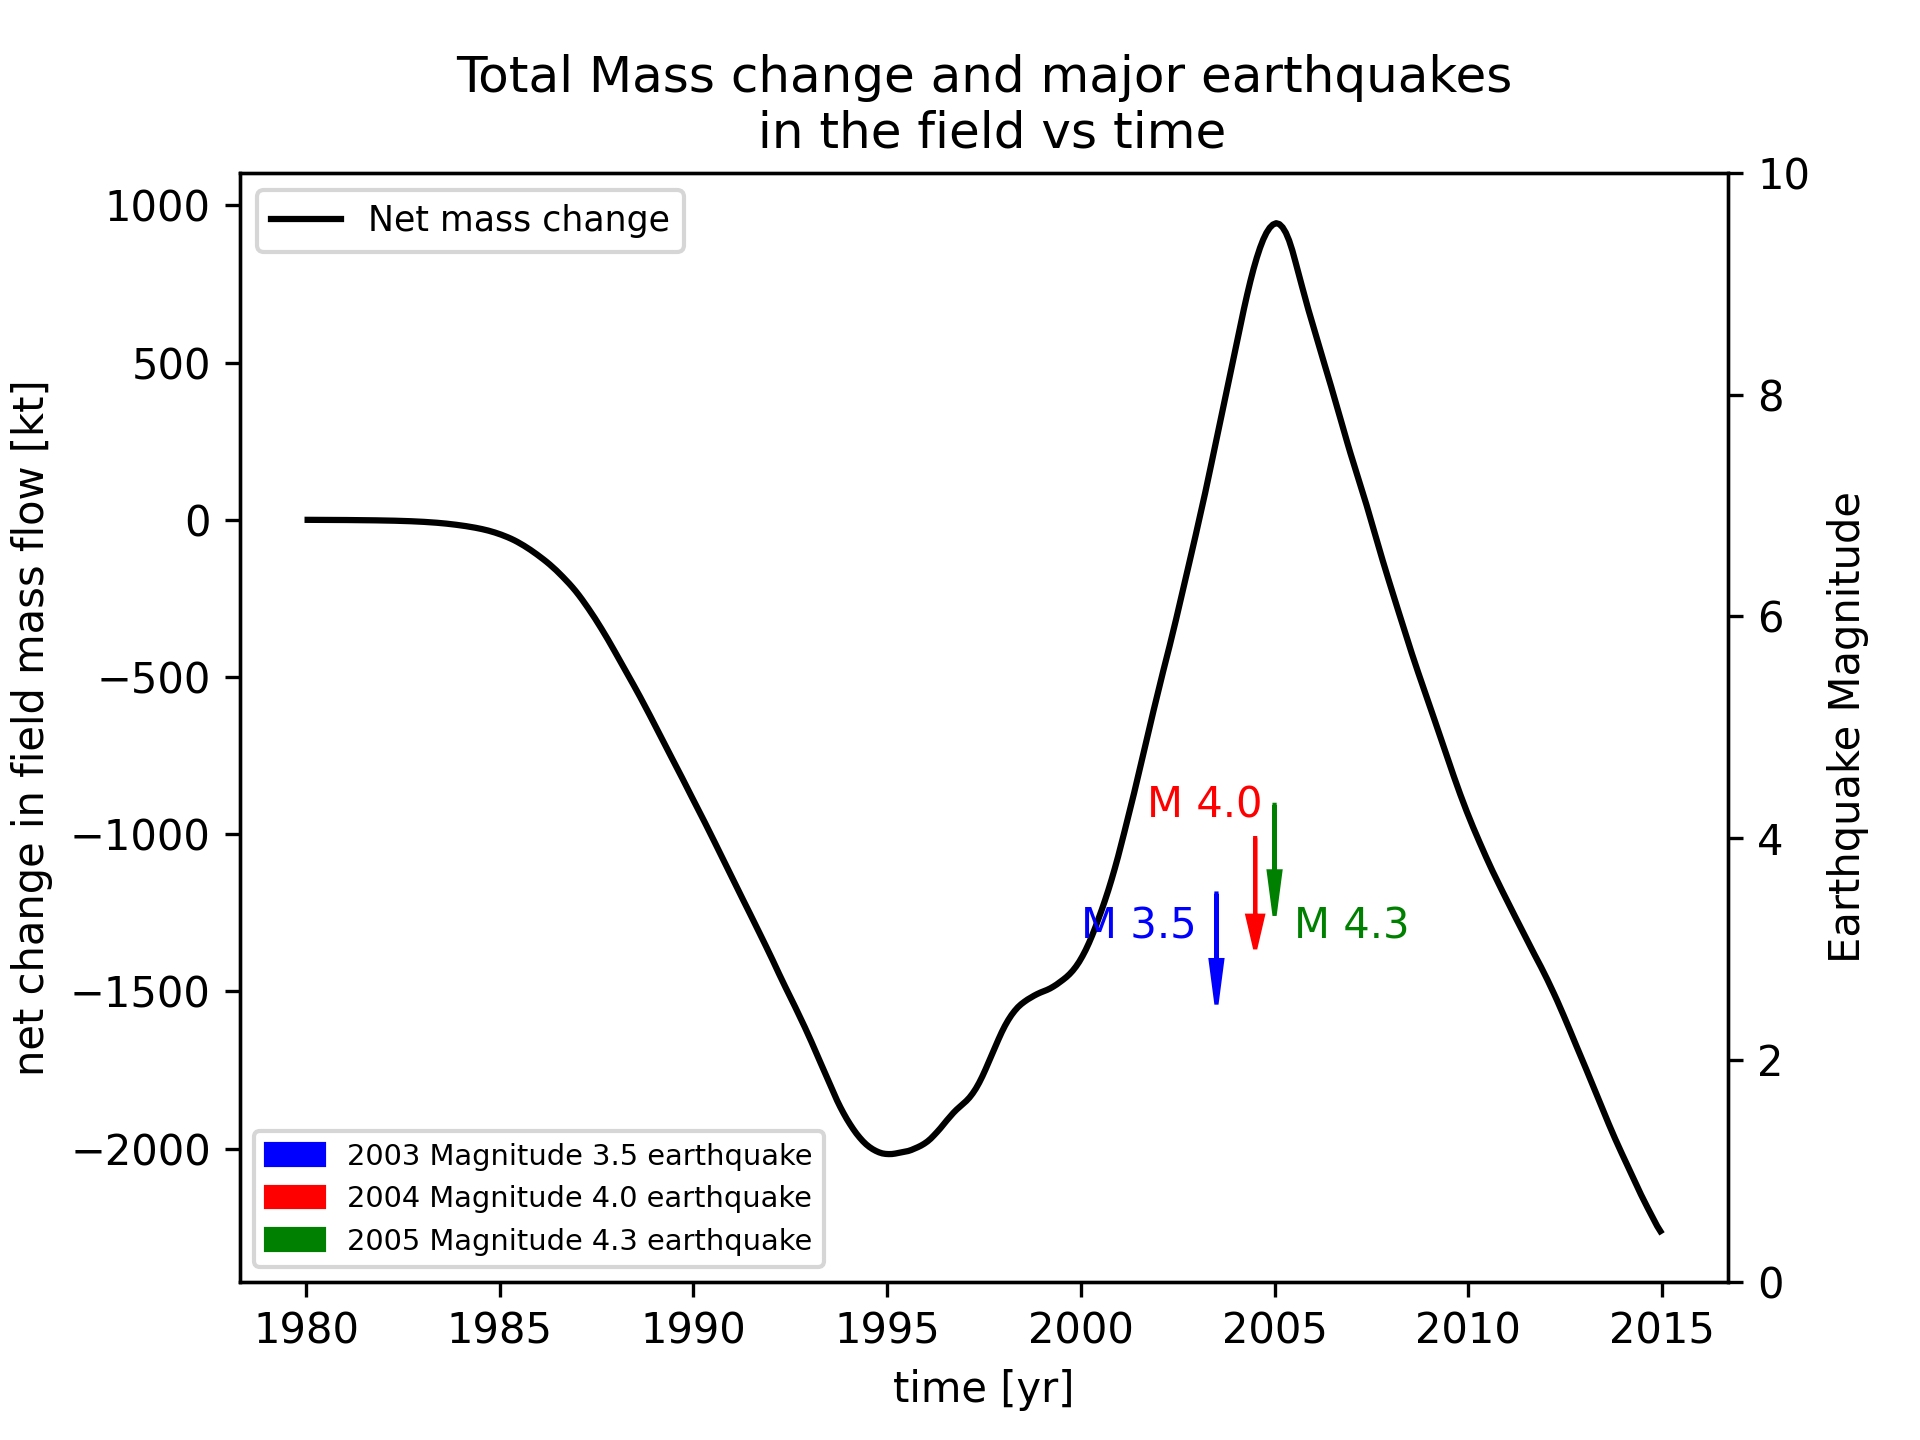

Source code (Python):
# ENGSCI233: Lab - Sampled Data
# sdlab_earthquakes.py

# PURPOSE:
# To INVESTIGATE a dataset using interpolation and integration methods.

# PREPARATION:
# Complete the activities in sdlab_practice.py.

# SUBMISSION:
# - YOU MUST submit a plot of NET MASS CHANGE as a function of time (sdlab_earthquakes.png)
# - You MUST submit this file to complete the lab.

import numpy as np
from scipy.integrate import trapz
from sdlab_functions import *
from numpy.linalg import solve
import matplotlib.pyplot as plt

# get data from dat files
tm,pm1 = np.genfromtxt('PW1.dat',delimiter=',',skip_header=1).T
tq,pm2 = np.genfromtxt('PW2.dat',delimiter=',',skip_header=1).T
ty,iy = np.genfromtxt('IW1.dat',delimiter=',',skip_header=1).T

# get interpolation for pm2
pm2Matrix = spline_coefficient_matrix(tq)
pm2RHS = spline_rhs(tq,pm2)
akpm2 = solve(pm2Matrix,pm2RHS)

pm2_interpo = spline_interpolate(tm, tq, akpm2)

# get interpolation for iy
iyMatrix = spline_coefficient_matrix(ty)
iyRHS = spline_rhs(ty,iy)
akiy = solve(iyMatrix,iyRHS)

iy_interpo = spline_interpolate(tm, ty, akiy)

# total mass flow rate
mass_inflow_rate = iy_interpo - pm2_interpo - pm1

# integrate mass flow 
seconds_in_a_year = 31536000 # to convert kg/s to kg/year
kg_to_kt_constant = 1e-6 # convert kg to kilotonnes
net_mass_change = [seconds_in_a_year * trapz(mass_inflow_rate[:i+1], tm[:i+1]) * kg_to_kt_constant for i in range(len(tm))]


# create a figure to put the plot in
f, ax1 = plt.subplots(nrows=1,ncols=1)
ax2 = ax1.twinx()

ax1.plot(tm, net_mass_change, 'k-', label='Net mass change')


# put in arrows showing when each earthquake happened and each of their magnitudes (arrow height represents magnitude)
ax2.arrow(2003.5, 3.5, 0., -1, length_includes_head=True, head_width=0.3, head_length=0.4, color = 'b',label = '2003 Magnitude 3.5 earthquake')
ax2.text(2003., 3.2, 'M 3.5', ha= 'right', va = 'center', size=10, color = 'b')
ax2.arrow(2004.5, 4, 0., -1, length_includes_head=True, head_width=0.4, head_length=0.3, color = 'r',label = '2004 Magnitude 4.0 earthquake')
ax2.text(2003.2, 4.1, 'M 4.0', ha= 'center', va = 'bottom', size=10, color = 'r')
ax2.arrow(2005., 4.3, 0., -1, length_includes_head=True, head_width=0.3, head_length=0.4, color = 'g',label = '2005 Magnitude 4.3 earthquake')
ax2.text(2005.5, 3.2, 'M 4.3', ha= 'left', va = 'center', size=10, color = 'g')

# add a legend and axes/plot labels 

ax1.legend(loc=2, fontsize = 'small')
ax2.legend(loc=3, fontsize = 'x-small')
ax2.set_ylim([0,10])
ax1.set_ylabel('net change in field mass flow [kt]')
ax2.set_ylabel('Earthquake Magnitude')
ax1.set_xlabel('time [yr]')
ax2.set_title('Total Mass change and major earthquakes\n in the field vs time')


# save figure
plt.savefig('sdlab_earthquakes.png',dpi=300)

































# EXERCISE: Analysis of Net Mass Changes.
#
# Earthquakes are sometimes associated with oil and gas production (taking mass out of the 
# ground) and injection (putting it back in) operations.
# 
# It has been suggested that injection of water at one particular site, which started midway through  
# 1993, has been responsible for a spate of recent earthquakes there. These are the data that were 
# plotted in the first exercise of sdlab_practice.py. The operator of the field has claimed they 
# cannot be responsible, because injection had been ongoing for almost 10 years before any earthquakes
# occurred.
#
# It has been proposed the earthquakes may be related to NET MASS CHANGES in the field. Therefore,
# it is necessary to understand how this quantity has evolved over time.
#
# Although data from the two production wells (mass extractors) - PW1 and PW2 - are reported regularly,
# data reporting from the injection well, IW1, is more irregular. In addition, the operator only 
# reports MASS RATES, not CUMULATIVE production or injection MASS.
#
# TO solve this problem, you will need to use both INTERPOLATION and INTEGRATION.


# TO DO:
# - In sdlab_functions.py, COMPLETE the functions SPLINE_COEFFICIENT_MATRIX, SPLINE_RHS, and
#   SPLINE_INTERPOLATE.
# - Write a Newton-Cotes integration function OR find and use a built-in Python function.
# - Produce a plot of NET MASS CHANGE as a function of time.
# - ANSWER the questions in sdlab_questions.txt


# HINTS:
# - To add or difference two quantities, they should be measured or interpolated at the same time.
# - You should consider a sensible strategy for the event that an interpolation point lies outside 
#   the range of data (extrapolation).
# - MASS RATE is a derivative (per unit time) and CUMULATIVE MASS is its integral.
# - You will be assessed on the ability of your figure to convey information. Things that help:
#    o Sensible labels (and units) for the axes.
#    o A legend.
#    o Sensible use of lines versus markers.
#    o Juxtaposition of information in a way that highlights correlation.
# - The plotting exercise in PRACTICE TASK ONE is relevant here.


